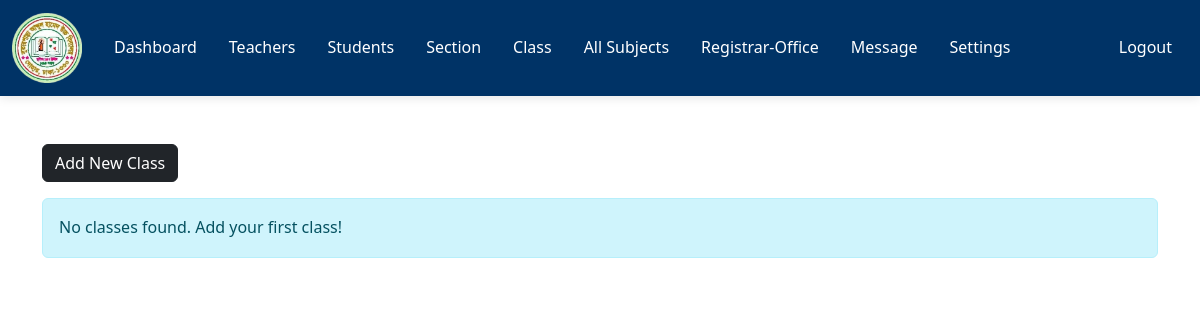
Page /admin/class.php (signed in) on the earlier database version.
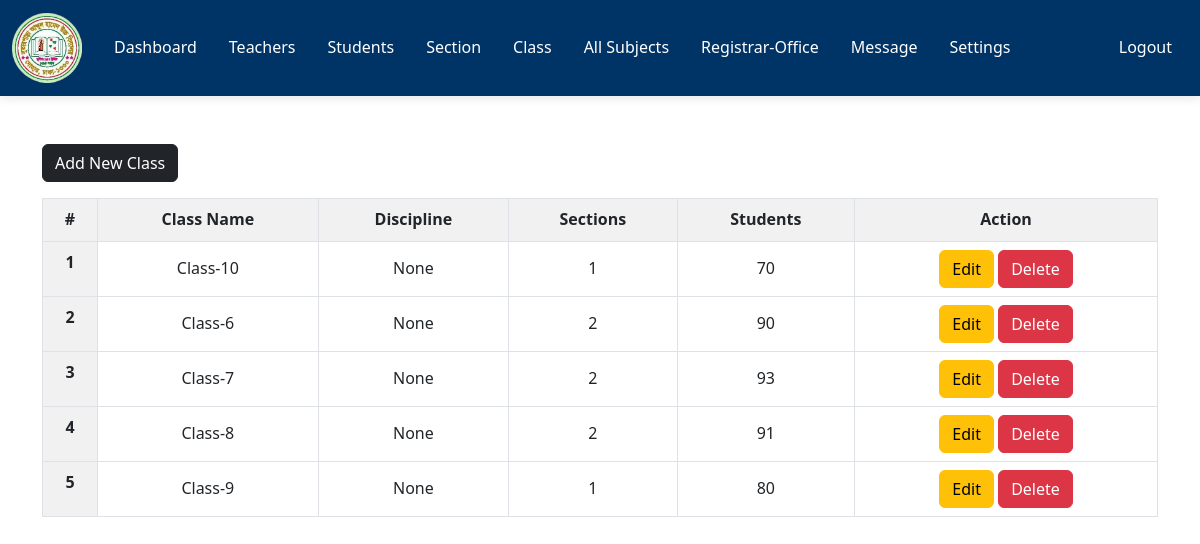
Same page on the later database version.
### tables this page shows
CREATE TABLE IF NOT EXISTS `class` (
  `class_id` int NOT NULL AUTO_INCREMENT,
  `class_name` varchar(50) NOT NULL,
  `discipline` enum('Science','Humanities','Business Studies','None') NOT NULL DEFAULT 'None',
  PRIMARY KEY (`class_id`)
);

### admin/data/class.php (called while the page is built, shortened)
<?php
function getAllClasses($conn) {
    $sql = "SELECT * FROM class ORDER BY class_name";
    $stmt = $conn->prepare($sql);
    $stmt->execute();
    if ($stmt->rowCount() >= 1) {
        $classes = $stmt->fetchAll();
        return $classes;
    } else {
        return 0;
    }
}
function getSectionsByClass($class_id, $conn) {
    $sql = "SELECT * FROM section WHERE class_id=?";
    $stmt = $conn->prepare($sql);
    $stmt->execute([$class_id]);
    if ($stmt->rowCount() >= 1) {
        $sections = $stmt->fetchAll();
        return $sections;
    } else {
        return 0;
    }
}
function getTotalStudentsInClass($class_id, $conn) {
    $sql = "SELECT SUM(male_students + female_students) as total FROM section WHERE class_id=?";
    $stmt = $conn->prepare($sql);
    $stmt->execute([$class_id]);
    $result = $stmt->fetch();
    return $result['total'] ?? 0;
}
?>

### admin/class.php (the view, shortened to what this page needs)
<?php
if (isset($_SESSION['admin_id']) && isset($_SESSION['role'])) {
    if ($_SESSION['role'] == 'Admin') {
        include "../DB_connection.php";
        include "data/class.php";
        $classes = getAllClasses($conn);
?>
<!DOCTYPE html>
<html lang="en">
<head>
    <link rel="stylesheet" href="https://cdn.jsdelivr.net/npm/bootstrap@5.2.0/dist/css/bootstrap.min.css">
    <link rel="stylesheet" href="../css/style.css">
</head>
<body>
    <?php include "inc/navbar.php"; ?>
    <div class="container mt-5">
        <a href="class-add.php" class="btn btn-dark">Add New Class</a>
        <?php if ($classes != 0) { ?>
            <div class="table-responsive mt-3">
                <table class="table table-bordered">
                    <thead>
                        <tr>
                            <th scope="col">#</th>
                            <th scope="col">Class Name</th>
                            <th scope="col">Discipline</th>
                            <th scope="col">Sections</th>
                            <th scope="col">Students</th>
                            <th scope="col">Action</th>
                        </tr>
                    </thead>
                    <tbody>
                        <?php foreach ($classes as $i => $class) {
                            $sections = getSectionsByClass($class['class_id'], $conn);
                            $totalStudents = getTotalStudentsInClass($class['class_id'], $conn);
                        ?>
                        <tr>
                            <th scope="row"><?=$i+1?></th>
                            <td><?=$class['class_name']?></td>
                            <td><?=$class['discipline']?></td>
                            <td><?=($sections != 0) ? count($sections) : 0?></td>
                            <td><?=$totalStudents?></td>
                            <td>
                                <a href="class-edit.php?class_id=<?=$class['class_id']?>" class="btn btn-warning">Edit</a>
                                <a href="class-delete.php?class_id=<?=$class['class_id']?>" class="btn btn-danger">Delete</a>
                            </td>
                        </tr>
                        <?php } ?>
                    </tbody>
                </table>
            </div>
        <?php } else { ?>
            <div class="alert alert-info mt-3" role="alert">
                No classes found. Add your first class!
            </div>
        <?php } ?>
    </div>
</body>
</html>
<?php
    } else {
        header("Location: ../login.php");
        exit;
    }
} else {
    header("Location: ../login.php");
    exit;
}
?>

Differences in the rows shown:
added class: class_name "Class-10", discipline "None", count($sections) "1", totalStudents "70"
added class: class_name "Class-6", discipline "None", count($sections) "2", totalStudents "90"
added class: class_name "Class-7", discipline "None", count($sections) "2", totalStudents "93"
added class: class_name "Class-8", discipline "None", count($sections) "2", totalStudents "91"
added class: class_name "Class-9", discipline "None", count($sections) "1", totalStudents "80"
Other differences:
text no longer shown: "No classes found. Add your first class!"
text now shown: "# Class Name Discipline Sections Students Action"
